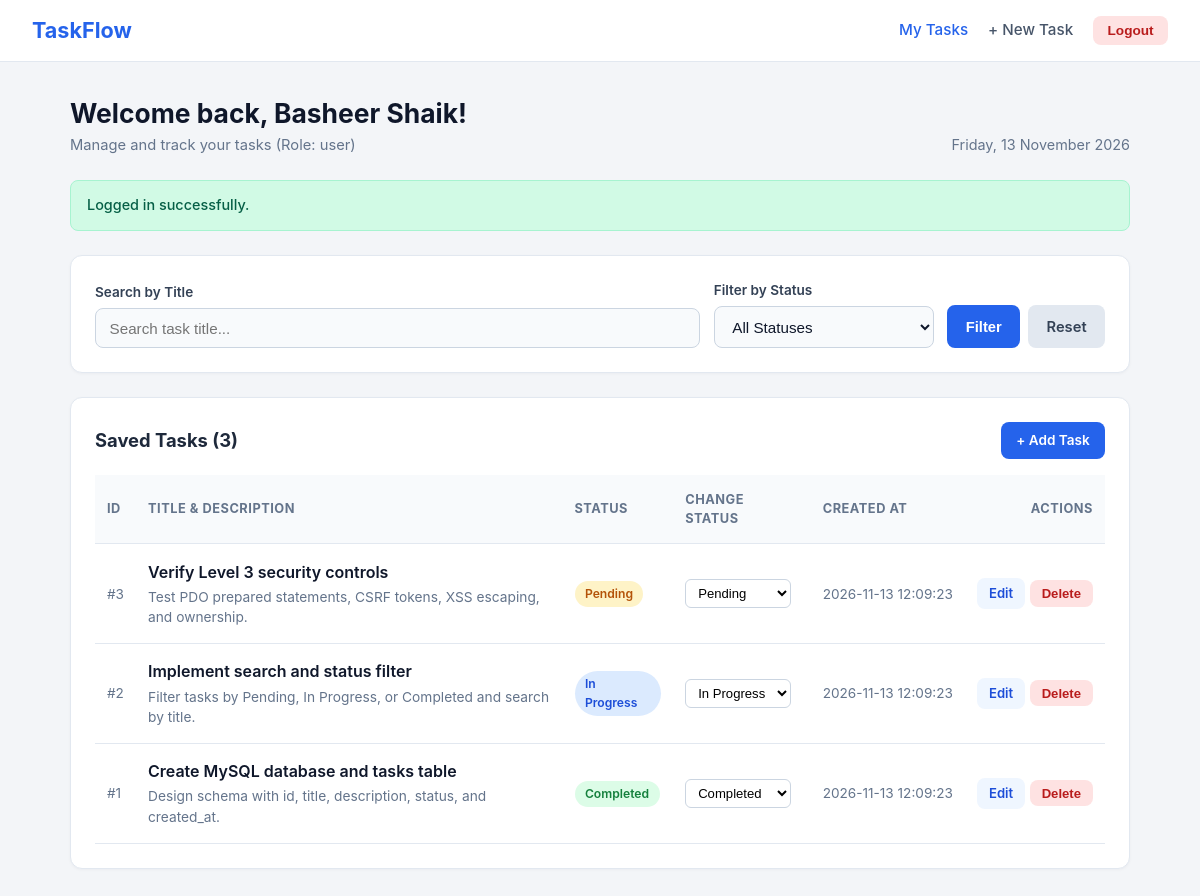
/dashboard.php (signed in), run on the app's committed database.
### tables this page shows
CREATE TABLE tasks (
    id INT UNSIGNED AUTO_INCREMENT PRIMARY KEY,
    user_id INT UNSIGNED NOT NULL,
    title VARCHAR(150) NOT NULL,
    description TEXT NULL,
    status ENUM('Pending', 'In Progress', 'Completed') NOT NULL DEFAULT 'Pending',
    created_at TIMESTAMP NOT NULL DEFAULT CURRENT_TIMESTAMP,
    CONSTRAINT fk_tasks_user
        FOREIGN KEY (user_id) REFERENCES users(id)
        ON DELETE CASCADE,
    INDEX idx_tasks_user_status (user_id, status),
    INDEX idx_tasks_title (title)
);

### config/db.php (called while the page is built, shortened)
<?php
function e(?string $value): string
{
    return htmlspecialchars($value ?? '', ENT_QUOTES, 'UTF-8');
}
function get_flash(): ?array
{
    $flash = $_SESSION['flash'];
    return $flash;
}
function allowed_statuses(): array
{
    return ['Pending', 'In Progress', 'Completed'];
}

### public/dashboard.php (the view, shortened to what this page needs)
<?php
require_once __DIR__ . '/../config/db.php';
$userId   = (int)$_SESSION['user_id'];
$statuses = allowed_statuses();
$search       = trim((string)($_GET['search'] ?? ''));
$sql    = 'SELECT id, title, description, status, created_at FROM tasks WHERE user_id = :user_id';
$params = [':user_id' => $userId];
$sql .= ' ORDER BY created_at DESC, id DESC';
$tasks = [];
try {
    $stmt = $pdo->prepare($sql);
    $stmt->execute($params);
    $tasks = $stmt->fetchAll();
} catch (PDOException $e) {
    error_log('Dashboard Fetch Error: ' . $e->getMessage());
}
$flash = get_flash();
function badge_class(string $status): string
{
    return match ($status) {
        'Completed'   => 'badge-completed',
        'In Progress' => 'badge-progress',
        default       => 'badge-pending',
    };
}
?>
<!DOCTYPE html>
<html lang="en">
<head>
    <link rel="stylesheet" href="style.css">
</head>
<body>
<nav class="navbar">
    <a href="dashboard.php" class="navbar-brand">TaskFlow</a>
    <div class="navbar-nav">
        <a href="dashboard.php" class="nav-link active">My Tasks</a>
        <a href="create_task.php" class="nav-link">+ New Task</a>
        <form method="POST" action="logout.php" style="display:inline;">
            <button type="submit" class="btn btn-logout">Logout</button>
        </form>
    </div>
</nav>
<div class="container">
    <div class="page-header">
        <div>
            <h1>Welcome back, <?= e((string)$_SESSION['name']) ?>!</h1>
            <p>Manage and track your tasks (Role: <?= e((string)$_SESSION['role']) ?>)</p>
        </div>
        <div style="color: #64748b; font-size: 0.9rem;">
            <?= e(date('l, d F Y')) ?>
        </div>
    </div>
    <?php if ($flash): ?>
        <div class="alert alert-<?= $flash['type'] === 'success' ? 'success' : 'error' ?>" style="margin-bottom: 1.5rem;">
            <?= e($flash['message']) ?>
        </div>
    <?php endif; ?>
    <div class="card">
        <form method="GET" action="dashboard.php" class="filter-grid">
            <div>
                <label class="form-label" for="search">Search by Title</label>
                <input type="text" name="search" id="search" class="form-control" placeholder="Search task title..." value="<?= e($search) ?>">
            </div>
            <div>
                <label class="form-label" for="status">Filter by Status</label>
                <select name="status" id="status" class="form-control">
                    <option value="">All Statuses</option>
                </select>
            </div>
            <div style="display: flex; gap: 0.5rem;">
                <button type="submit" class="btn btn-primary">Filter</button>
                <a href="dashboard.php" class="btn btn-secondary">Reset</a>
            </div>
        </form>
    </div>
    <div class="card">
        <div style="display: flex; justify-content: space-between; align-items: center; margin-bottom: 1rem;">
            <h2 style="font-size: 1.15rem; font-weight: 700;">Saved Tasks (<?= count($tasks) ?>)</h2>
            <a href="create_task.php" class="btn btn-primary" style="padding: 0.5rem 0.95rem; font-size: 0.85rem;">+ Add Task</a>
        </div>
        <div class="table-responsive">
            <table class="task-table">
                <thead>
                    <tr>
                        <th>ID</th>
                        <th>Title & Description</th>
                        <th>Status</th>
                        <th>Change Status</th>
                        <th>Created At</th>
                        <th style="text-align: right;">Actions</th>
                    </tr>
                </thead>
                <tbody>
                <?php if (empty($tasks)): ?>
                    <tr>
                        <td colspan="6" style="text-align: center; color: #64748b; padding: 2rem;">
                            No tasks found matching your criteria.
                        </td>
                    </tr>
                <?php else: ?>
                    <?php foreach ($tasks as $task): ?>
                        <tr>
                            <td style="color: #64748b; font-size: 0.85rem;">#<?= (int)$task['id'] ?></td>
                            <td>
                                <div class="task-title"><?= e($task['title']) ?></div>
                                <?php if (!empty($task['description'])): ?>
                                    <div class="task-desc"><?= nl2br(e($task['description'])) ?></div>
                                <?php endif; ?>
                            </td>
                            <td>
                                <span class="badge <?= badge_class($task['status']) ?>">
                                    <?= e($task['status']) ?>
                                </span>
                            </td>
                            <td>
                                <form method="POST" action="dashboard.php">
                                    <select name="status" class="status-select" aria-label="Change status" onchange="this.form.submit()">
                                        <?php foreach ($statuses as $st): ?>
                                            <option value="<?= e($st) ?>" <?= $task['status'] === $st ? 'selected' : '' ?>>
                                                <?= e($st) ?>
                                            </option>
                                        <?php endforeach; ?>
                                    </select>
                                </form>
                            </td>
                            <td style="font-size: 0.85rem; color: #64748b; white-space: nowrap;">
                                <?= e($task['created_at']) ?>
                            </td>
                            <td style="text-align: right; white-space: nowrap;">
                                <a href="edit_task.php?id=<?= (int)$task['id'] ?>" class="btn btn-edit-outline">Edit</a>
                                <form method="POST" action="dashboard.php" style="display: inline;" onsubmit="return confirm('Are you sure you want to delete this task?');">
                                    <button type="submit" class="btn btn-danger-outline">Delete</button>
                                </form>
                            </td>
                        </tr>
                    <?php endforeach; ?>
                <?php endif; ?>
                </tbody>
            </table>
        </div>
    </div>
</div>
</body>
</html>

### public/style.css (style rules this page uses)
* { box-sizing: border-box; margin: 0; padding: 0; }
body { font-family: -apple-system, BlinkMacSystemFont, "Segoe UI", Roboto, Inter, sans-serif; background-color: #f3f5f8; color: #1e293b; line-height: 1.5; }
.navbar { background: #ffffff; border-bottom: 1px solid #e2e8f0; padding: 0.9rem 2rem; display: flex; justify-content: space-between; align-items: center; }
.navbar-brand { font-size: 1.35rem; font-weight: 700; color: #2563eb; text-decoration: none; }
.navbar-nav { display: flex; align-items: center; gap: 1.25rem; }
.nav-link { color: #475569; text-decoration: none; font-size: 0.95rem; font-weight: 500; }
.nav-link:hover, .nav-link.active { color: #2563eb; }
.container { max-width: 1100px; margin: 2rem auto; padding: 0 1.25rem; }
.page-header { display: flex; justify-content: space-between; align-items: flex-end; margin-bottom: 1.5rem; flex-wrap: wrap; gap: 1rem; }
.page-header h1 { font-size: 1.65rem; font-weight: 700; color: #0f172a; }
.page-header p { color: #64748b; font-size: 0.92rem; }
.card { background: #ffffff; border: 1px solid #e2e8f0; border-radius: 12px; padding: 1.5rem; box-shadow: 0 1px 3px rgba(15, 23, 42, 0.04); margin-bottom: 1.5rem; }
.form-label { display: block; font-size: 0.85rem; font-weight: 600; color: #334155; margin-bottom: 0.4rem; }
.form-control { width: 100%; padding: 0.65rem 0.85rem; font-size: 0.95rem; border: 1px solid #cbd5e1; border-radius: 8px; background: #f8fafc; color: #0f172a; }
.filter-grid { display: grid; grid-template-columns: 1fr 220px auto; gap: 0.85rem; align-items: end; }
.btn { display: inline-block; padding: 0.65rem 1.15rem; font-size: 0.92rem; font-weight: 600; border-radius: 8px; border: none; cursor: pointer; text-decoration: none; text-align: center; }
.btn-primary { background: #2563eb; color: #ffffff; }
.btn-secondary { background: #e2e8f0; color: #334155; }
.btn-danger-outline { background: #fee2e2; color: #b91c1c; padding: 0.35rem 0.75rem; font-size: 0.82rem; }
.btn-edit-outline { background: #eff6ff; color: #1d4ed8; padding: 0.35rem 0.75rem; font-size: 0.82rem; }
.btn-logout { background: #fee2e2; color: #b91c1c; padding: 0.45rem 0.9rem; font-size: 0.85rem; }
.alert { padding: 0.85rem 1rem; border-radius: 8px; margin-bottom: 1.25rem; font-size: 0.9rem; font-weight: 500; }
.alert-success { background: #d1fae5; color: #065f46; border: 1px solid #a7f3d0; }
.table-responsive { overflow-x: auto; }
.task-table { width: 100%; border-collapse: collapse; }
.task-table th, .task-table td { padding: 0.95rem 0.75rem; text-align: left; border-bottom: 1px solid #e2e8f0; vertical-align: middle; }
.task-table th { font-size: 0.8rem; text-transform: uppercase; letter-spacing: 0.04em; color: #64748b; background: #f8fafc; }
.task-title { font-weight: 600; color: #0f172a; }
.task-desc { font-size: 0.86rem; color: #64748b; margin-top: 0.2rem; }
.badge { display: inline-block; padding: 0.25rem 0.65rem; font-size: 0.76rem; font-weight: 600; border-radius: 999px; }
.badge-pending { background: #fef3c7; color: #b45309; }
.badge-progress { background: #dbeafe; color: #1d4ed8; }
.badge-completed { background: #dcfce7; color: #15803d; }
.status-select { padding: 0.3rem 0.5rem; font-size: 0.82rem; border-radius: 6px; border: 1px solid #cbd5e1; background: #ffffff; }

### data on the page
tasks: id "3", title "Verify Level 3 security controls", description "Test PDO prepared statements, CSRF tokens, XSS escaping, and ownership.", status "Pending", created_at "2026-11-13 12:09:23"
tasks: id "2", title "Implement search and status filter", description "Filter tasks by Pending, In Progress, or Completed and search by title.", status "In Progress", created_at "2026-11-13 12:09:23"
tasks: id "1", title "Create MySQL database and tasks table", description "Design schema with id, title, description, status, and created_at.", status "Completed", created_at "2026-11-13 12:09:23"

### other printed values
$_SESSION['name'] "Basheer Shaik"
$_SESSION['role'] "user"
$flash['message'] "Logged in successfully."
count($tasks) "3"
form field status "Pending"
form field status "In Progress"
form field status "Completed"
